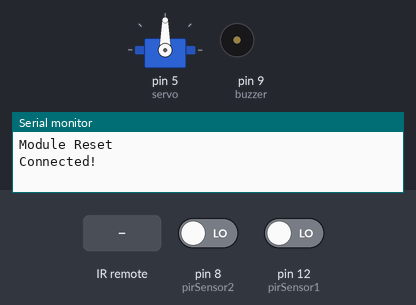
Recording of a sketch running on a simulated Arduino Uno, built with avr-gcc and run on an emulated ATmega328P. On the bench: servo, buzzer (waves = sounding, pin HIGH), the last lines printed to the serial monitor. Inputs (shaded band) come from the test bench; at power-on: pin 8 (pirSensor2) LOW, pin 12 (pirSensor1) LOW. The modem accepts every AT command (registered, SIM ready, sends succeed) and sends nothing else.

Above: at 8.2 s.
8.3 s: pin 8 (pirSensor2) driven HIGH
9.8 s: infrared code 0xFD08F7 received
11.8 s: pin 12 (pirSensor1) driven HIGH
13.3 s: pin 8 (pirSensor2) driven LOW
15.4 s: pin 8 (pirSensor2) driven HIGH and pin 12 (pirSensor1) driven LOW
At 19.5 s:
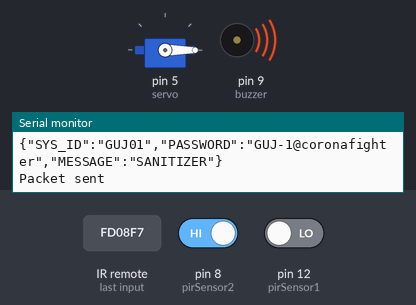
At 20.1 s:
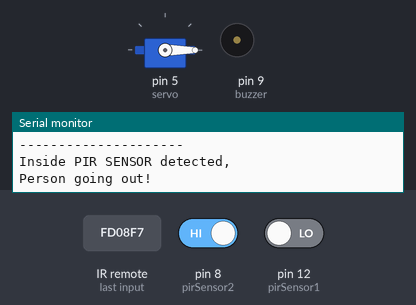
Timing chart, 0 to 21.6 s (numbered marks = the images above; inputs shaded):
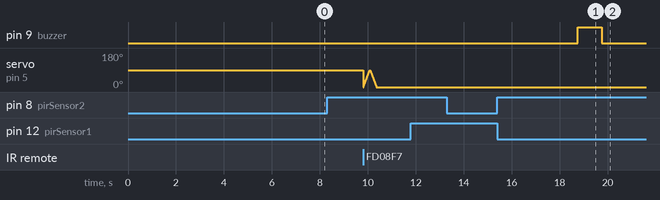

The sketch:

sanitizer-module.ino
```cpp
//  *********************************************************************************************************
//					SANITIZER MODULE
// **********************************************************************************************************
// importing necessary libraries
#include "SoftwareSerial.h"
#include "Arduino.h"
#include <IRremote.h>
#include <Servo.h>

// initializing system states as 0,1,2,3 for the variable flag
#define initial_state 0  // initial_state (before a person entering/going out)
#define pir_one_detected 1  // last sensor which was detected was PIR 1
#define ir_detected 2	  // last sensor which was detected was IR
#define pir_two_detected 3  // last sensor which was detected was PIR 2

//connection info for WiFi router
String ssid = "my_SSID";
String password = "my_password";

//create SoftSerial object for communication with ESP8266
SoftwareSerial esp(2, 3); // RX, TX

String data; 					// data for the POST request
String server = "http://caas19.loca.lt"; 	// Server hostname
String uri = "/updateMessage"; 			// API route

// initializing variables
Servo servo;
int pirSensor1 = 12;
int pirSensor2 = 8;
int buzzer = 9;
int irSensor = 4;
int pirSensorState1 = 0;
int pirSensorState2 = 0;
int irSensorState = 0;
int flag = initial_state;

// initializing IR remote
IRrecv irrecv(irSensor);
decode_results results;

//reset function to reset the esp8266 module
void reset() {
	esp.println("AT+RST");
	delay(3000);
	if (esp.find("OK"))
		Serial.println("Module Reset");
}

//connectWifi function to connect ESP8266 to local wifi router
void connectWifi() {
	String cmd = "AT+CWJAP=\"" + ssid + "\",\"" + password + "\"";
	esp.println(cmd);
	delay(4000);

	if (esp.find("OK")) {
		Serial.println("Connected!");
	} else {
		connectWifi();
		Serial.println("Cannot connect to wifi");
	}
}

// SetUp function to define baud rates, pinModes and setting up Wifi connection
void setup() {
	esp.begin(9600); 	//start SoftSerial for ESP comms
	Serial.begin(9600); 	//start regular serial for PC -> Arduino comms
	reset(); 		//call the ESP reset function
	connectWifi(); 		//call the ESP connection function

	pinMode(pirSensor1, INPUT);  //defining PIR1 sensor as input
	pinMode(pirSensor2, INPUT);  //defining PIR2 sensor as input
	pinMode(irSensor, INPUT);    //defining IR sensor as input
	pinMode(buzzer, OUTPUT);     //defining buzzer sensor as output
	servo.attach(5);            // attaching servo to pin 5
	irrecv.enableIRIn();	   // enabling IR remote
}

void loop() {
	// first PIR sensor detection part
	pirSensorState1 = digitalRead(pirSensor1);

	  // if the system (flag) is in initial state and PIR1 is high, then the
       // person is walking in. Setting flag to the current state
	if((flag==initial_state) && (pirSensorState1==HIGH))
	{
		Serial.println("--------------------------------");
		Serial.println("Outside PIR SENSOR detected, \nPerson walking in.");
		flag = pir_one_detected;
	}
      // if the system (flag) is in pir_two_detected state and PIR1 is high,
      // then the person is walking out. Reset flag to the initial_state
	else if((flag == pir_two_detected) && (pirSensorState1==HIGH))
	{
		Serial.println("Outside PIR SENSOR detected, \nPerson walked out.");
		Serial.println("Wait for 2 seconds...");
		flag = initial_state;
		delay(2000);
		Serial.println("Go! System is Ready..");
            Serial.println("-------------------------------\n");
	}
	// if the system (flag) is in ir_detected state and PIR1 is high, then the person went in, used sanitizer and was again moving out.
	// Reset flag to the initial_state (corner case)
	else if((flag==ir_detected) && (pirSensorState1==HIGH))
	{
	Serial.println("\nOutside PIR SENSOR detected, \nperson walking in..");
		flag = initial_state;
	}

	// IR sensor detection part
	if(irrecv.decode(&results))
	{
		// if IR remote value is 1, meaning IR sensor detects motion and
            // person is using sanitizer (assumption for simulation)
		if(results.value == 0xFD08F7)
		{
			Serial.println("\nIR sensor detected,");
			// case where flag is in initial state and ir detects motion
                  // is neglected as it is not possible in real life
			if((flag==pir_one_detected) || (flag==ir_detected) || (flag==pir_two_detected))
			{
				// if flag was in pir_one_detected state, then change to
                        // ir_detected state as IR sensor detected
				// if flag was in ir_detected state, means that person
                        // is using sanitizer multiple times, hence change
				// to ir_detected state
				 if((flag==pir_one_detected) || (flag==ir_detected)) {
				 	flag=ir_detected;
				 }

				 int pos;
				// Servo motor placed on sanitizer bottle to open and
                        // close automatically according to IR detection
				// running servo from 0 to 90 degrees
				 for(pos = 0; pos <= 90; pos += 1)
				 {
				    servo.write(pos);
				    delay(3);
				 }

				// running servo from 90 to 0 degrees
				 for(pos = 90; pos>=0; pos-=1)
				 {
				    servo.write(pos);
				    delay(3);
				 }
			}
			Serial.println("Person used Sanitizer.");
		}
		irrecv.resume();
	}

	// PIR2 Sensor detection part
	pirSensorState2 = digitalRead(pirSensor2);
	if(pirSensorState2==HIGH)
	{
		// case where pir_two_detected is repeated is discarded
		if((!(flag==pir_two_detected)) || (flag==pir_one_detected) || (flag==ir_detected) || (flag==initial_state))
		{
			if(flag==initial_state) {
				Serial.println("---------------------");
			} else {
				Serial.println('\t');
			}

			Serial.println("Inside PIR SENSOR detected,");
		}

		// if flag is in initail_state, meaning person is moving out.
		if(flag == initial_state)
		{
			Serial.println("Person going out!\n");
			flag = pir_two_detected;
		}
		else if(flag == pir_one_detected)
		{
			Serial.println("Person walked in. ");
			Serial.println("ALERT! A person who just entered did not use Sanitizer..");
			Serial.println("Alert sent to owner's phone. \nWait for 2 seconds..");
			data = "{\"SYS_ID\":\"GUJ01\",\"PASSWORD\":\"GUJ-1@coronafighter\",\"MESSAGE\":\"SANITIZER\"}";
			httppost();
			digitalWrite(buzzer, HIGH);
			delay(1000);
			digitalWrite(buzzer, LOW);
			flag = initial_state;
			Serial.println("Go! System is ready..");
			Serial.println("-------------------------------------------------------\n");
		}
		else if(flag == ir_detected)
		{
			Serial.println("Person walking in and has used Sanitizer, everything is fine!");
			Serial.println("Wait for 2 seconds...");
			delay(2000);
			flag = initial_state;
			Serial.println("Go! System is Ready.");
			Serial.println("-------------------------------------------------------\n");
		}
	}
}

// httppost function to make a POST request to the server
void httppost() {
	//start a TCP connection.
	esp.println("AT+CIPSTART=\"TCP\",\"" + server);

	//connected with esp successfully
	if (esp.find("OK")) {
		Serial.println("TCP connection ready");
	}
	delay(1000);

	// making postrequest string
	String postRequest = String("POST ");
	postRequest = postRequest + uri + " HTTP/1.1\r\n" +
	"Host: " + server + "\r\n" +
	"Accept: *" + "/" + "*\r\n" +
	"Content-Length: " + data.length() + "\r\n" +
	"Content-Type: application/json\n" +
	"\r\n" + data;

	//see what the fully built POST request looks like
	Serial.println("Post Request text: ");
	Serial.println(postRequest);

	//determine the number of caracters to be sent.
	String sendCmd = "AT+CIPSEND=";
	esp.print(sendCmd);
	esp.println(postRequest.length());
	delay(500);


	if(esp.find(">"))
	{
		// sending the post request to the API on the server
		Serial.println("Sending..");
		esp.print(postRequest);

		// printing the data to be sent
		Serial.println("Data to send: ");
		Serial.println(data);
		// printing the length of data that is to be sent
		Serial.print("Data length: ");
		Serial.println(data.length());
		// printing the length of the postrequest string
		Serial.print("Request length: ");
		Serial.println(postRequest.length());
		// printing the postrequest
		Serial.println("Request Sent:");
		Serial.println(postRequest);

		// if the request packet is sent, then read the response from esp
		if(esp.find("SEND OK"))
		{
			Serial.println("Packet sent");
			while (esp.available())
			{
				String tmpResp = esp.readString();
				Serial.println(tmpResp);
			}
			// close the connection
			esp.println("AT+CIPCLOSE");
		}
	}
}
```

Measured:
- after the input at 15.4 s, pin 9 (buzzer): LOW → HIGH after 3.4 s, → LOW 1.0 s later
